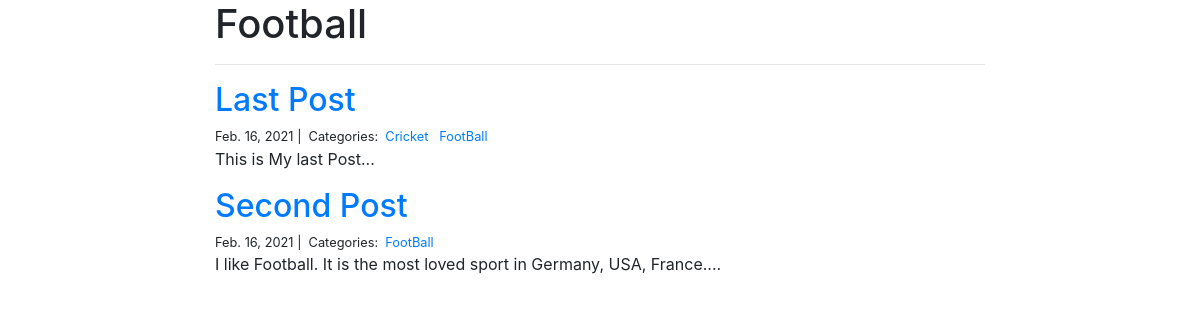
The page /blog/blog_category/FootBall on the database its author committed.
### blog/models.py (models this page shows, shortened)
class Category(models.Model):
    name = models.CharField(max_length=20)

class Post(models.Model):
    title = models.CharField(max_length=200)
    body = models.TextField()
    created_on = models.DateTimeField(auto_now_add=True)
    last_modified = models.DateTimeField(auto_now=True)
    categories = models.ManyToManyField('Category',related_name='posts')

### blog/views.py (the view)
# urls.py: path('blog_category/<str:category>',views.blog_category, name='blog_category'),
def blog_category(request,category):
    posts = Post.objects.filter(
        categories__name__contains=category
    ).order_by(
        '-created_on'
    )
    context = {
        'category': category,
        'posts': posts,
    }
    return render(request,'blog_category.html',context)

### blog/templates/blog_category.html
{% extends 'base.html' %}
{% block page_content %}
<div class="col-md-8 offset-md-2">
    <h1>{{ category | title }}</h1>
    <hr>
    {% for post in posts %}
    <h2><a href="{% url 'blog_detail' post.pk %}">{{ post.title }}</a></h2>
    <small>
        {{ post.created_on.date }} |&nbsp;
        Categories:&nbsp;
        {% for category in post.categories.all %}
        <a href="{% url 'blog_category' category.name %}">
            {{ category.name }}
        </a>&nbsp;
        {% endfor %}
    </small>
    <p>{{ post.body | slice:":400" }}...</p>
    {% endfor %}
</div>
{% endblock %}

### rows shown on the page
Category: name "Football", name "FootBall"
Post: title "Last Post", created_on "Feb. 16, 2021", body "This is My last Post"
Category: name "Cricket"
Post: title "Second Post", created_on "Feb. 16, 2021", body "I like Football. It is the most loved sport in Germany, USA, France."
